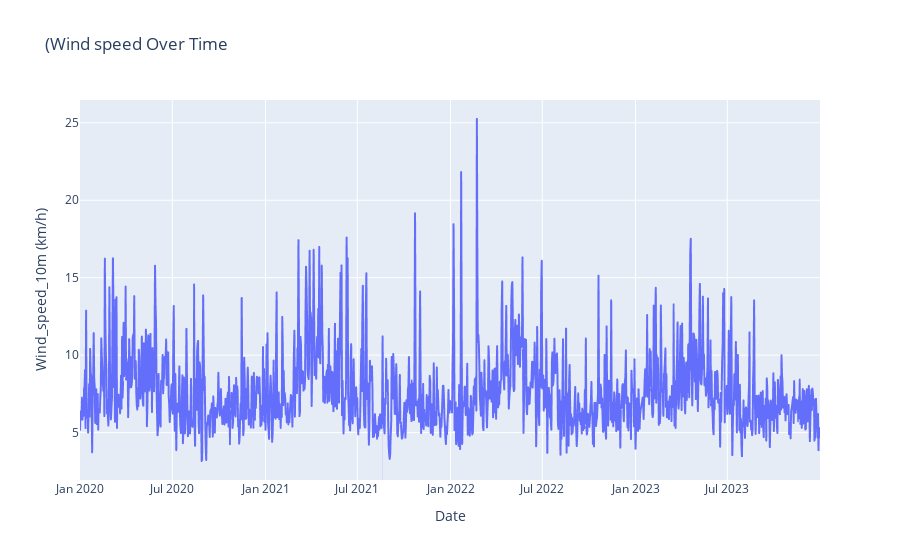

This figure's notebook cell:
### Code cell
#punjab.set_index('Time', inplace=True)

# Create a Plotly figure using plotly.express
fig = px.line(punjab_daily_data, x=punjab_daily_data.index, y='wind_speed_10m (km/h)', title='(Wind speed Over Time')

# Update x-axis and y-axis titles
fig.update_xaxes(title_text='Date')
fig.update_yaxes(title_text='Wind_speed_10m (km/h)')

# Show the figure
fig.show()

### Figure 1 — Plotly figure (JSON) as saved in the notebook; plotly's stock layout.template omitted (floating-point values rounded to 4 significant figures; data arrays with more than 128 entries replaced by an {"elided": "..."} marker saying what was removed)
{"data": [{"hovertemplate": "date=%{x}<br>wind_speed_10m (km/h)=%{y}<extra></extra>", "legendgroup": "", "line": {"color": "#636efa", "dash": "solid"}, "marker": {"symbol": "circle"}, "mode": "lines", "name": "", "showlegend": false, "type": "scattergl", "x": {"elided": "1461 str values"}, "xaxis": "x", "y": {"elided": "1461 float values"}, "yaxis": "y"}], "layout": {"legend": {"tracegroupgap": 0}, "title": {"text": "(Wind speed Over Time"}, "xaxis": {"anchor": "y", "domain": [0, 1], "title": {"text": "Date"}}, "yaxis": {"anchor": "x", "domain": [0, 1], "title": {"text": "Wind_speed_10m (km/h)"}}}}
